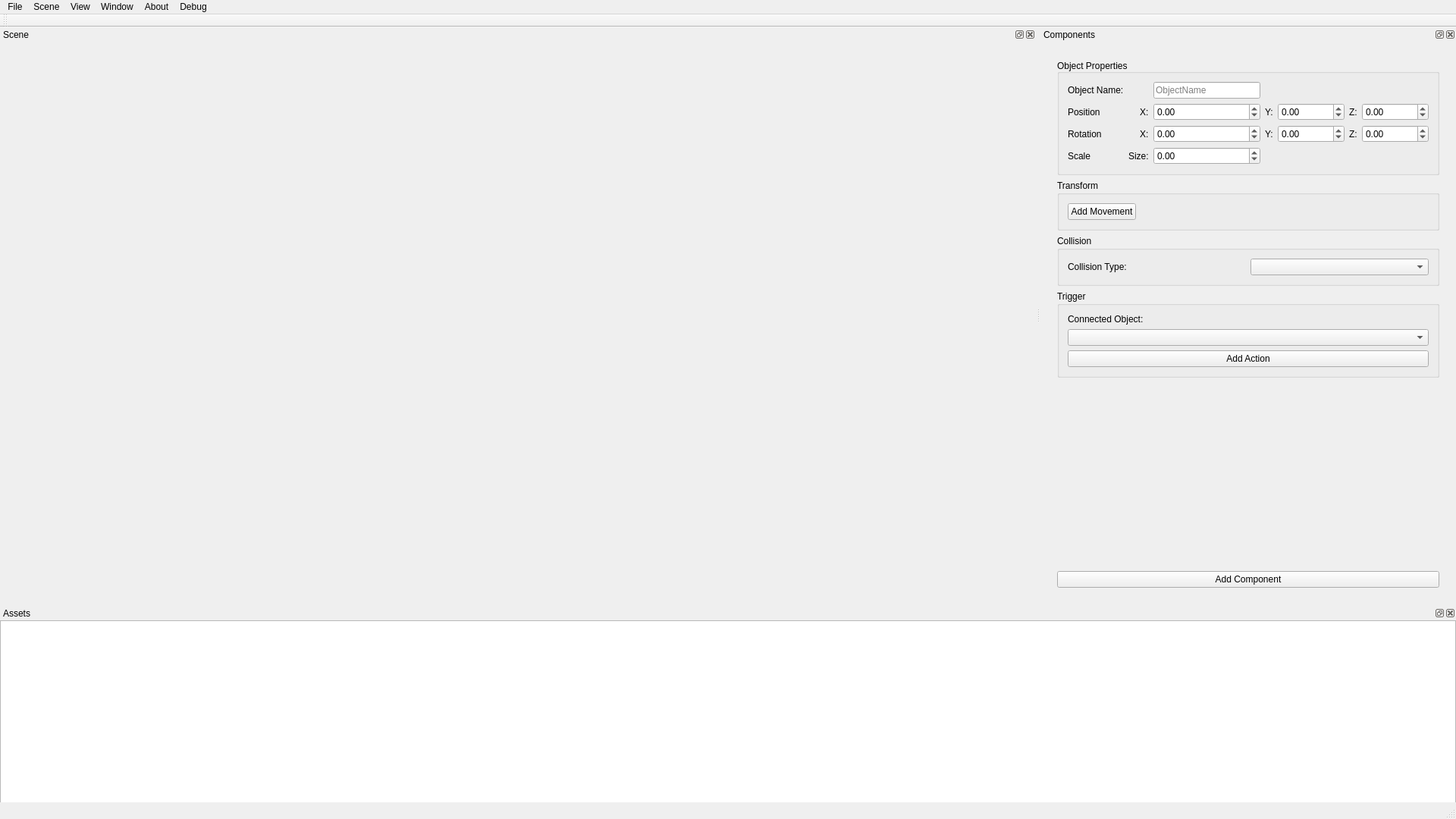
<?xml version="1.0" encoding="UTF-8"?>
<ui version="4.0">
 <class>PyriteEngineClass</class>
 <widget class="QMainWindow" name="PyriteEngineClass">
  <property name="geometry">
   <rect>
    <x>0</x>
    <y>0</y>
    <width>1920</width>
    <height>1080</height>
   </rect>
  </property>
  <property name="minimumSize">
   <size>
    <width>1920</width>
    <height>1080</height>
   </size>
  </property>
  <property name="windowTitle">
   <string>Pyrite Editor</string>
  </property>
  <property name="windowIcon">
   <iconset>
    <normaloff>Resources/Pyrite.png</normaloff>Resources/Pyrite.png</iconset>
  </property>
  <widget class="QWidget" name="centralWidget">
   <widget class="QMdiArea" name="mdiArea">
    <property name="geometry">
     <rect>
      <x>0</x>
      <y>0</y>
      <width>1920</width>
      <height>1080</height>
     </rect>
    </property>
   </widget>
  </widget>
  <widget class="QMenuBar" name="menuBar">
   <property name="geometry">
    <rect>
     <x>0</x>
     <y>0</y>
     <width>1920</width>
     <height>21</height>
    </rect>
   </property>
   <widget class="QMenu" name="menuFile">
    <property name="title">
     <string>File</string>
    </property>
   </widget>
   <widget class="QMenu" name="menuEdit">
    <property name="title">
     <string>Scene</string>
    </property>
    <widget class="QMenu" name="menuAdd_Trigger">
     <property name="title">
      <string>Add Trigger</string>
     </property>
     <addaction name="actionSquare"/>
    </widget>
    <addaction name="actionAdd_Object"/>
    <addaction name="menuAdd_Trigger"/>
   </widget>
   <widget class="QMenu" name="menuView">
    <property name="title">
     <string>View</string>
    </property>
   </widget>
   <widget class="QMenu" name="menuWindow">
    <property name="title">
     <string>Window</string>
    </property>
   </widget>
   <widget class="QMenu" name="menuAbout">
    <property name="title">
     <string>About</string>
    </property>
    <addaction name="actionHelp"/>
   </widget>
   <widget class="QMenu" name="menuDebug">
    <property name="title">
     <string>Debug</string>
    </property>
    <addaction name="actionRun_Program"/>
   </widget>
   <addaction name="menuFile"/>
   <addaction name="menuEdit"/>
   <addaction name="menuView"/>
   <addaction name="menuWindow"/>
   <addaction name="menuAbout"/>
   <addaction name="menuDebug"/>
  </widget>
  <widget class="QToolBar" name="mainToolBar">
   <attribute name="toolBarArea">
    <enum>TopToolBarArea</enum>
   </attribute>
   <attribute name="toolBarBreak">
    <bool>false</bool>
   </attribute>
  </widget>
  <widget class="QStatusBar" name="statusBar"/>
  <widget class="AssetToScene" name="RenderZone">
   <property name="minimumSize">
    <size>
     <width>1366</width>
     <height>38</height>
    </size>
   </property>
   <property name="maximumSize">
    <size>
     <width>1366</width>
     <height>768</height>
    </size>
   </property>
   <property name="acceptDrops">
    <bool>true</bool>
   </property>
   <property name="accessibleName">
    <string>RenderZone</string>
   </property>
   <property name="windowTitle">
    <string>Scene</string>
   </property>
   <attribute name="dockWidgetArea">
    <number>1</number>
   </attribute>
   <widget class="QWidget" name="dockWidgetContents"/>
  </widget>
  <widget class="QDockWidget" name="Assets">
   <property name="minimumSize">
    <size>
     <width>1920</width>
     <height>259</height>
    </size>
   </property>
   <property name="maximumSize">
    <size>
     <width>1920</width>
     <height>259</height>
    </size>
   </property>
   <property name="accessibleName">
    <string>Assets</string>
   </property>
   <property name="windowTitle">
    <string>Assets</string>
   </property>
   <attribute name="dockWidgetArea">
    <number>8</number>
   </attribute>
   <widget class="QWidget" name="dockWidgetContents_2">
    <widget class="DragAndDrop" name="listWidget">
     <property name="geometry">
      <rect>
       <x>0</x>
       <y>0</y>
       <width>1920</width>
       <height>251</height>
      </rect>
     </property>
     <property name="acceptDrops">
      <bool>true</bool>
     </property>
     <property name="dragEnabled">
      <bool>true</bool>
     </property>
     <property name="dragDropMode">
      <enum>QAbstractItemView::DragDrop</enum>
     </property>
     <property name="selectionMode">
      <enum>QAbstractItemView::SingleSelection</enum>
     </property>
     <property name="iconSize">
      <size>
       <width>32</width>
       <height>32</height>
      </size>
     </property>
     <property name="movement">
      <enum>QListView::Free</enum>
     </property>
     <property name="flow">
      <enum>QListView::LeftToRight</enum>
     </property>
     <property name="viewMode">
      <enum>QListView::IconMode</enum>
     </property>
     <property name="uniformItemSizes">
      <bool>true</bool>
     </property>
     <property name="selectionRectVisible">
      <bool>true</bool>
     </property>
     <property name="sortingEnabled">
      <bool>true</bool>
     </property>
    </widget>
   </widget>
  </widget>
  <widget class="QDockWidget" name="Components">
   <property name="sizePolicy">
    <sizepolicy hsizetype="Fixed" vsizetype="Preferred">
     <horstretch>0</horstretch>
     <verstretch>0</verstretch>
    </sizepolicy>
   </property>
   <property name="minimumSize">
    <size>
     <width>548</width>
     <height>761</height>
    </size>
   </property>
   <property name="toolTipDuration">
    <number>-1</number>
   </property>
   <property name="accessibleName">
    <string>Components</string>
   </property>
   <property name="layoutDirection">
    <enum>Qt::LeftToRight</enum>
   </property>
   <property name="windowTitle">
    <string>Components</string>
   </property>
   <attribute name="dockWidgetArea">
    <number>2</number>
   </attribute>
   <widget class="QWidget" name="dockWidgetContents_4">
    <layout class="QVBoxLayout" name="verticalLayout_3">
     <property name="sizeConstraint">
      <enum>QLayout::SetDefaultConstraint</enum>
     </property>
     <item>
      <widget class="QWidget" name="ComponentWidget" native="true">
       <property name="sizePolicy">
        <sizepolicy hsizetype="Preferred" vsizetype="Preferred">
         <horstretch>0</horstretch>
         <verstretch>0</verstretch>
        </sizepolicy>
       </property>
       <layout class="QVBoxLayout" name="verticalLayout_5">
        <item>
         <widget class="QGroupBox" name="ObjectProps">
          <property name="sizePolicy">
           <sizepolicy hsizetype="Minimum" vsizetype="Minimum">
            <horstretch>0</horstretch>
            <verstretch>0</verstretch>
           </sizepolicy>
          </property>
          <property name="accessibleName">
           <string>ObjectProps</string>
          </property>
          <property name="title">
           <string>Object Properties</string>
          </property>
          <property name="alignment">
           <set>Qt::AlignBottom|Qt::AlignLeading|Qt::AlignLeft</set>
          </property>
          <layout class="QGridLayout" name="gridLayout_3">
           <item row="2" column="6">
            <widget class="QDoubleSpinBox" name="RotZ">
             <property name="minimum">
              <double>-1000000000.000000000000000</double>
             </property>
             <property name="maximum">
              <double>1000000000.000000000000000</double>
             </property>
             <property name="singleStep">
              <double>0.100000000000000</double>
             </property>
            </widget>
           </item>
           <item row="2" column="2">
            <widget class="QDoubleSpinBox" name="RotX">
             <property name="minimum">
              <double>-1000000000.000000000000000</double>
             </property>
             <property name="maximum">
              <double>1000000000.000000000000000</double>
             </property>
             <property name="singleStep">
              <double>0.100000000000000</double>
             </property>
            </widget>
           </item>
           <item row="3" column="0">
            <widget class="QLabel" name="label_7">
             <property name="text">
              <string>Scale</string>
             </property>
            </widget>
           </item>
           <item row="2" column="4">
            <widget class="QDoubleSpinBox" name="RotY">
             <property name="minimum">
              <double>-1000000000.000000000000000</double>
             </property>
             <property name="maximum">
              <double>1000000000.000000000000000</double>
             </property>
             <property name="singleStep">
              <double>0.100000000000000</double>
             </property>
            </widget>
           </item>
           <item row="1" column="5" alignment="Qt::AlignRight">
            <widget class="QLabel" name="label_3">
             <property name="text">
              <string>Z:</string>
             </property>
            </widget>
           </item>
           <item row="1" column="0">
            <widget class="QLabel" name="label">
             <property name="text">
              <string>Position</string>
             </property>
            </widget>
           </item>
           <item row="3" column="1" alignment="Qt::AlignRight">
            <widget class="QLabel" name="label_10">
             <property name="text">
              <string>Size:</string>
             </property>
            </widget>
           </item>
           <item row="2" column="5" alignment="Qt::AlignRight">
            <widget class="QLabel" name="label_9">
             <property name="text">
              <string>Z:</string>
             </property>
            </widget>
           </item>
           <item row="1" column="3" alignment="Qt::AlignRight">
            <widget class="QLabel" name="label_2">
             <property name="text">
              <string>Y:</string>
             </property>
            </widget>
           </item>
           <item row="1" column="4">
            <widget class="QDoubleSpinBox" name="PosY">
             <property name="minimum">
              <double>-1000000000.000000000000000</double>
             </property>
             <property name="maximum">
              <double>1000000000.000000000000000</double>
             </property>
             <property name="singleStep">
              <double>0.100000000000000</double>
             </property>
            </widget>
           </item>
           <item row="2" column="1" alignment="Qt::AlignRight">
            <widget class="QLabel" name="label_6">
             <property name="text">
              <string>X:</string>
             </property>
            </widget>
           </item>
           <item row="2" column="3" alignment="Qt::AlignRight">
            <widget class="QLabel" name="label_8">
             <property name="text">
              <string>Y:</string>
             </property>
            </widget>
           </item>
           <item row="1" column="2">
            <widget class="QDoubleSpinBox" name="PosX">
             <property name="decimals">
              <number>2</number>
             </property>
             <property name="minimum">
              <double>-1000000000.000000000000000</double>
             </property>
             <property name="maximum">
              <double>1000000000.000000000000000</double>
             </property>
             <property name="singleStep">
              <double>0.100000000000000</double>
             </property>
            </widget>
           </item>
           <item row="3" column="2">
            <widget class="QDoubleSpinBox" name="Size">
             <property name="minimum">
              <double>-1000000000.000000000000000</double>
             </property>
             <property name="maximum">
              <double>1000000000.000000000000000</double>
             </property>
             <property name="singleStep">
              <double>0.100000000000000</double>
             </property>
            </widget>
           </item>
           <item row="2" column="0">
            <widget class="QLabel" name="label_5">
             <property name="text">
              <string>Rotation</string>
             </property>
            </widget>
           </item>
           <item row="1" column="6">
            <widget class="QDoubleSpinBox" name="PosZ">
             <property name="minimum">
              <double>-1000000000.000000000000000</double>
             </property>
             <property name="maximum">
              <double>1000000000.000000000000000</double>
             </property>
             <property name="singleStep">
              <double>0.100000000000000</double>
             </property>
            </widget>
           </item>
           <item row="1" column="1" alignment="Qt::AlignRight">
            <widget class="QLabel" name="label_4">
             <property name="text">
              <string>X:</string>
             </property>
            </widget>
           </item>
           <item row="0" column="0">
            <widget class="QLabel" name="label_13">
             <property name="text">
              <string>Object Name:</string>
             </property>
            </widget>
           </item>
           <item row="0" column="2">
            <widget class="QLineEdit" name="ObjectName">
             <property name="placeholderText">
              <string>ObjectName</string>
             </property>
            </widget>
           </item>
          </layout>
         </widget>
        </item>
        <item>
         <widget class="AddAction" name="TransformBox">
          <property name="enabled">
           <bool>true</bool>
          </property>
          <property name="sizePolicy">
           <sizepolicy hsizetype="MinimumExpanding" vsizetype="Preferred">
            <horstretch>0</horstretch>
            <verstretch>0</verstretch>
           </sizepolicy>
          </property>
          <property name="title">
           <string>Transform</string>
          </property>
          <layout class="QVBoxLayout" name="verticalLayout">
           <item>
            <widget class="QPushButton" name="AddMovement">
             <property name="sizePolicy">
              <sizepolicy hsizetype="Fixed" vsizetype="Fixed">
               <horstretch>0</horstretch>
               <verstretch>0</verstretch>
              </sizepolicy>
             </property>
             <property name="text">
              <string>Add Movement</string>
             </property>
            </widget>
           </item>
          </layout>
         </widget>
        </item>
        <item>
         <widget class="QGroupBox" name="CollisionBox">
          <property name="enabled">
           <bool>true</bool>
          </property>
          <property name="title">
           <string>Collision</string>
          </property>
          <layout class="QGridLayout" name="gridLayout_2">
           <item row="0" column="0">
            <widget class="QLabel" name="label_11">
             <property name="text">
              <string>Collision Type: </string>
             </property>
            </widget>
           </item>
           <item row="0" column="1">
            <widget class="QComboBox" name="CollisionType"/>
           </item>
          </layout>
         </widget>
        </item>
        <item>
         <widget class="QGroupBox" name="TriggerBox">
          <property name="title">
           <string>Trigger</string>
          </property>
          <layout class="QVBoxLayout" name="verticalLayout_2">
           <item>
            <widget class="QLabel" name="label_12">
             <property name="text">
              <string>Connected Object:</string>
             </property>
            </widget>
           </item>
           <item>
            <widget class="QComboBox" name="ConnectedObject"/>
           </item>
           <item>
            <widget class="QPushButton" name="AddTriggerAction">
             <property name="text">
              <string>Add Action</string>
             </property>
            </widget>
           </item>
          </layout>
         </widget>
        </item>
        <item>
         <spacer name="ComponentSpacer">
          <property name="orientation">
           <enum>Qt::Vertical</enum>
          </property>
          <property name="sizeHint" stdset="0">
           <size>
            <width>20</width>
            <height>40</height>
           </size>
          </property>
         </spacer>
        </item>
        <item>
         <widget class="QPushButton" name="pushButton">
          <property name="contextMenuPolicy">
           <enum>Qt::DefaultContextMenu</enum>
          </property>
          <property name="text">
           <string>Add Component</string>
          </property>
         </widget>
        </item>
       </layout>
      </widget>
     </item>
    </layout>
   </widget>
  </widget>
  <action name="actionHelp">
   <property name="text">
    <string>Help</string>
   </property>
  </action>
  <action name="actionRun_Program">
   <property name="text">
    <string>Run Program</string>
   </property>
  </action>
  <action name="actionAdd_Object">
   <property name="text">
    <string>Add Object</string>
   </property>
  </action>
  <action name="actionSquare">
   <property name="text">
    <string>Square</string>
   </property>
  </action>
  <zorder>Assets</zorder>
 </widget>
 <layoutdefault spacing="6" margin="11"/>
 <customwidgets>
  <customwidget>
   <class>DragAndDrop</class>
   <extends>QListWidget</extends>
   <header>draganddrop.h</header>
  </customwidget>
  <customwidget>
   <class>AssetToScene</class>
   <extends>QDockWidget</extends>
   <header>assettoscene.h</header>
   <container>1</container>
  </customwidget>
  <customwidget>
   <class>AddAction</class>
   <extends>QGroupBox</extends>
   <header>addaction.h</header>
   <container>1</container>
   <slots>
    <slot>addToBox()</slot>
   </slots>
  </customwidget>
 </customwidgets>
 <resources>
  <include location="../PyriteEditor.qrc"/>
 </resources>
 <connections/>
</ui>
